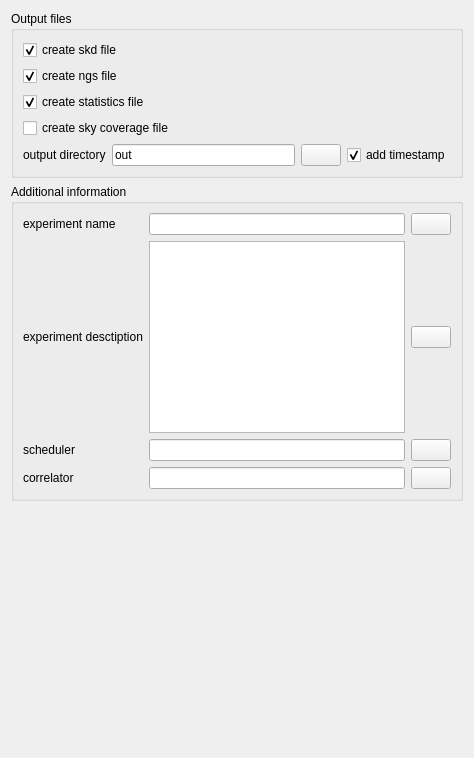
      <widget class="QWidget" name="output">
       <layout class="QVBoxLayout" name="verticalLayout_21">
        <item>
         <widget class="QGroupBox" name="groupBox_3">
          <property name="title">
           <string>Output files</string>
          </property>
          <layout class="QVBoxLayout" name="verticalLayout_27">
           <item>
            <layout class="QVBoxLayout" name="verticalLayout_8">
             <item>
              <widget class="QCheckBox" name="checkBox_outputSkdFile">
               <property name="toolTip">
                <string>create skd file</string>
               </property>
               <property name="statusTip">
                <string>create skd file</string>
               </property>
               <property name="text">
                <string>create skd file</string>
               </property>
               <property name="checked">
                <bool>true</bool>
               </property>
              </widget>
             </item>
             <item>
              <widget class="QCheckBox" name="checkBox_outputNGSFile">
               <property name="toolTip">
                <string>create empty ngs file</string>
               </property>
               <property name="statusTip">
                <string>create empty ngs file</string>
               </property>
               <property name="text">
                <string>create ngs file</string>
               </property>
               <property name="checked">
                <bool>true</bool>
               </property>
              </widget>
             </item>
             <item>
              <widget class="QCheckBox" name="checkBox_outputStatisticsFile">
               <property name="toolTip">
                <string>create statistics file</string>
               </property>
               <property name="statusTip">
                <string>create statistics file</string>
               </property>
               <property name="text">
                <string>create statistics file</string>
               </property>
               <property name="checked">
                <bool>true</bool>
               </property>
              </widget>
             </item>
             <item>
              <widget class="QCheckBox" name="checkBox_outputSkyCoverageFile">
               <property name="toolTip">
                <string>create sky coverage file</string>
               </property>
               <property name="statusTip">
                <string>create sky coverage file</string>
               </property>
               <property name="text">
                <string>create sky coverage file</string>
               </property>
              </widget>
             </item>
            </layout>
           </item>
           <item>
            <layout class="QHBoxLayout" name="horizontalLayout_74">
             <item>
              <widget class="QLabel" name="label_22">
               <property name="text">
                <string>output directory</string>
               </property>
              </widget>
             </item>
             <item>
              <widget class="QLineEdit" name="lineEdit_outputPath">
               <property name="toolTip">
                <string>path to output directory</string>
               </property>
               <property name="statusTip">
                <string>output directory</string>
               </property>
               <property name="text">
                <string>out</string>
               </property>
              </widget>
             </item>
             <item>
              <widget class="QPushButton" name="pushButton_26">
               <property name="toolTip">
                <string>save as default path</string>
               </property>
               <property name="statusTip">
                <string>save as default path</string>
               </property>
               <property name="text">
                <string/>
               </property>
               <property name="icon">
                <iconset resource="myresources.qrc">
                 <normaloff>:/icons/icons/document-export.png</normaloff>:/icons/icons/document-export.png</iconset>
               </property>
              </widget>
             </item>
             <item>
              <widget class="QCheckBox" name="checkBox_outputAddTimestamp">
               <property name="text">
                <string>add timestamp</string>
               </property>
               <property name="checked">
                <bool>true</bool>
               </property>
              </widget>
             </item>
            </layout>
           </item>
          </layout>
         </widget>
        </item>
        <item>
         <widget class="QGroupBox" name="groupBox_8">
          <property name="title">
           <string>Additional information</string>
          </property>
          <layout class="QHBoxLayout" name="horizontalLayout_88">
           <item>
            <layout class="QGridLayout" name="gridLayout_2">
             <item row="1" column="0">
              <widget class="QLabel" name="experimentDesctiptionLabel">
               <property name="text">
                <string>experiment desctiption</string>
               </property>
               <property name="alignment">
                <set>Qt::AlignLeading|Qt::AlignLeft|Qt::AlignVCenter</set>
               </property>
              </widget>
             </item>
             <item row="0" column="1">
              <widget class="QLineEdit" name="experimentNameLineEdit">
               <property name="toolTip">
                <string>enter experiment name here</string>
               </property>
               <property name="statusTip">
                <string>experiment name</string>
               </property>
               <property name="inputMask">
                <string/>
               </property>
               <property name="text">
                <string/>
               </property>
              </widget>
             </item>
             <item row="0" column="0">
              <widget class="QLabel" name="experimentNameLabel">
               <property name="text">
                <string>experiment name</string>
               </property>
              </widget>
             </item>
             <item row="2" column="1">
              <widget class="QLineEdit" name="schedulerLineEdit">
               <property name="toolTip">
                <string>enter scheduler name here</string>
               </property>
               <property name="statusTip">
                <string>scheduler</string>
               </property>
               <property name="text">
                <string/>
               </property>
              </widget>
             </item>
             <item row="1" column="1">
              <widget class="QPlainTextEdit" name="plainTextEdit_experimentDescription">
               <property name="toolTip">
                <string>enter experiment description here</string>
               </property>
               <property name="statusTip">
                <string>experiment description</string>
               </property>
               <property name="placeholderText">
                <string/>
               </property>
              </widget>
             </item>
             <item row="2" column="0">
              <widget class="QLabel" name="schedulerLabel">
               <property name="text">
                <string>scheduler</string>
               </property>
              </widget>
             </item>
             <item row="3" column="0">
              <widget class="QLabel" name="correlatorLabel">
               <property name="text">
                <string>correlator</string>
               </property>
              </widget>
             </item>
             <item row="3" column="2">
              <widget class="QPushButton" name="pushButton_22">
               <property name="toolTip">
                <string>save as default email addres</string>
               </property>
               <property name="statusTip">
                <string>save as default correlator</string>
               </property>
               <property name="text">
                <string/>
               </property>
               <property name="icon">
                <iconset resource="myresources.qrc">
                 <normaloff>:/icons/icons/document-export.png</normaloff>:/icons/icons/document-export.png</iconset>
               </property>
              </widget>
             </item>
             <item row="3" column="1">
              <widget class="QLineEdit" name="correlatorLineEdit">
               <property name="toolTip">
                <string>enter correlator name here</string>
               </property>
               <property name="statusTip">
                <string>correlator</string>
               </property>
               <property name="text">
                <string/>
               </property>
              </widget>
             </item>
             <item row="2" column="2">
              <widget class="QPushButton" name="pushButton_23">
               <property name="toolTip">
                <string>save as default email addres</string>
               </property>
               <property name="statusTip">
                <string>save as default scheduler</string>
               </property>
               <property name="text">
                <string/>
               </property>
               <property name="icon">
                <iconset resource="myresources.qrc">
                 <normaloff>:/icons/icons/document-export.png</normaloff>:/icons/icons/document-export.png</iconset>
               </property>
              </widget>
             </item>
             <item row="1" column="2">
              <widget class="QPushButton" name="pushButton_24">
               <property name="toolTip">
                <string>save as experiment name</string>
               </property>
               <property name="statusTip">
                <string>save as experiment name</string>
               </property>
               <property name="text">
                <string/>
               </property>
               <property name="icon">
                <iconset resource="myresources.qrc">
                 <normaloff>:/icons/icons/document-export.png</normaloff>:/icons/icons/document-export.png</iconset>
               </property>
              </widget>
             </item>
             <item row="0" column="2">
              <widget class="QPushButton" name="pushButton_27">
               <property name="toolTip">
                <string>save as experiment name</string>
               </property>
               <property name="statusTip">
                <string>save as experiment name</string>
               </property>
               <property name="text">
                <string/>
               </property>
               <property name="icon">
                <iconset resource="myresources.qrc">
                 <normaloff>:/icons/icons/document-export.png</normaloff>:/icons/icons/document-export.png</iconset>
               </property>
              </widget>
             </item>
            </layout>
           </item>
          </layout>
         </widget>
        </item>
        <item>
         <spacer name="verticalSpacer_6">
          <property name="orientation">
           <enum>Qt::Vertical</enum>
          </property>
          <property name="sizeHint" stdset="0">
           <size>
            <width>20</width>
            <height>246</height>
           </size>
          </property>
         </spacer>
        </item>
       </layout>
      </widget>
